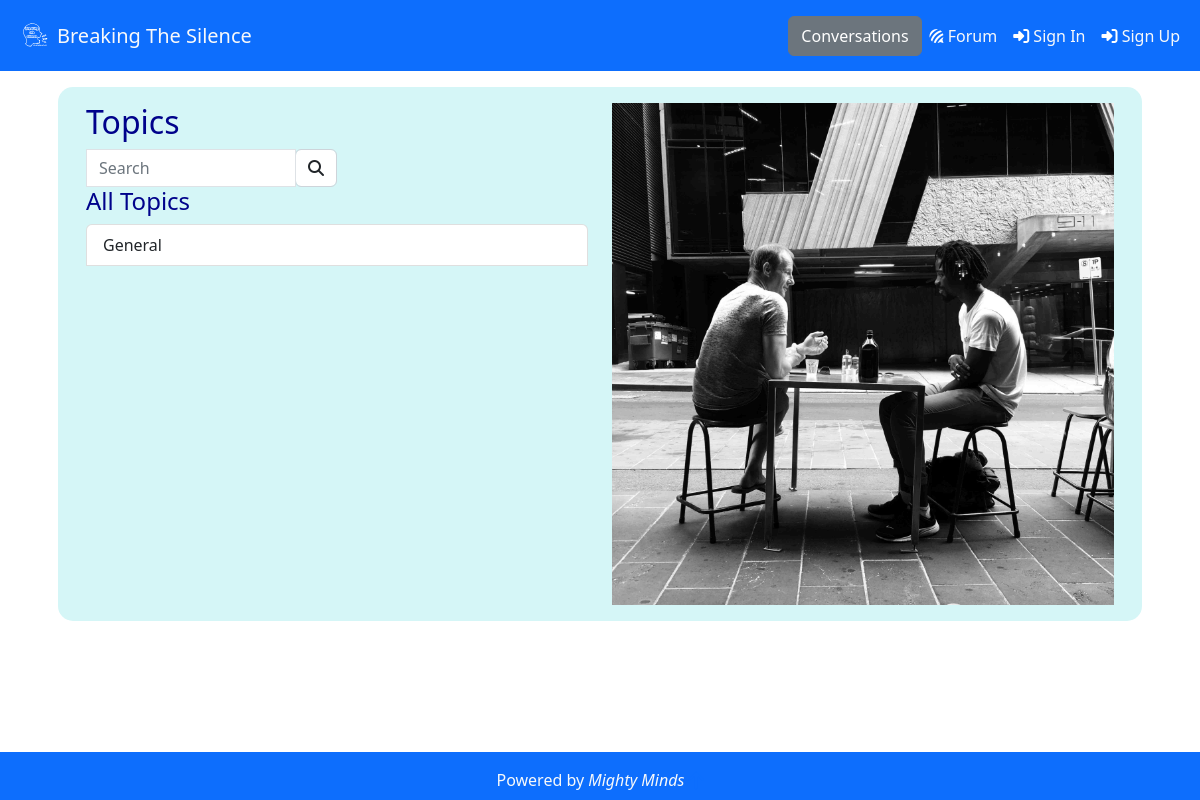
Before: /forum/ with the older database file.
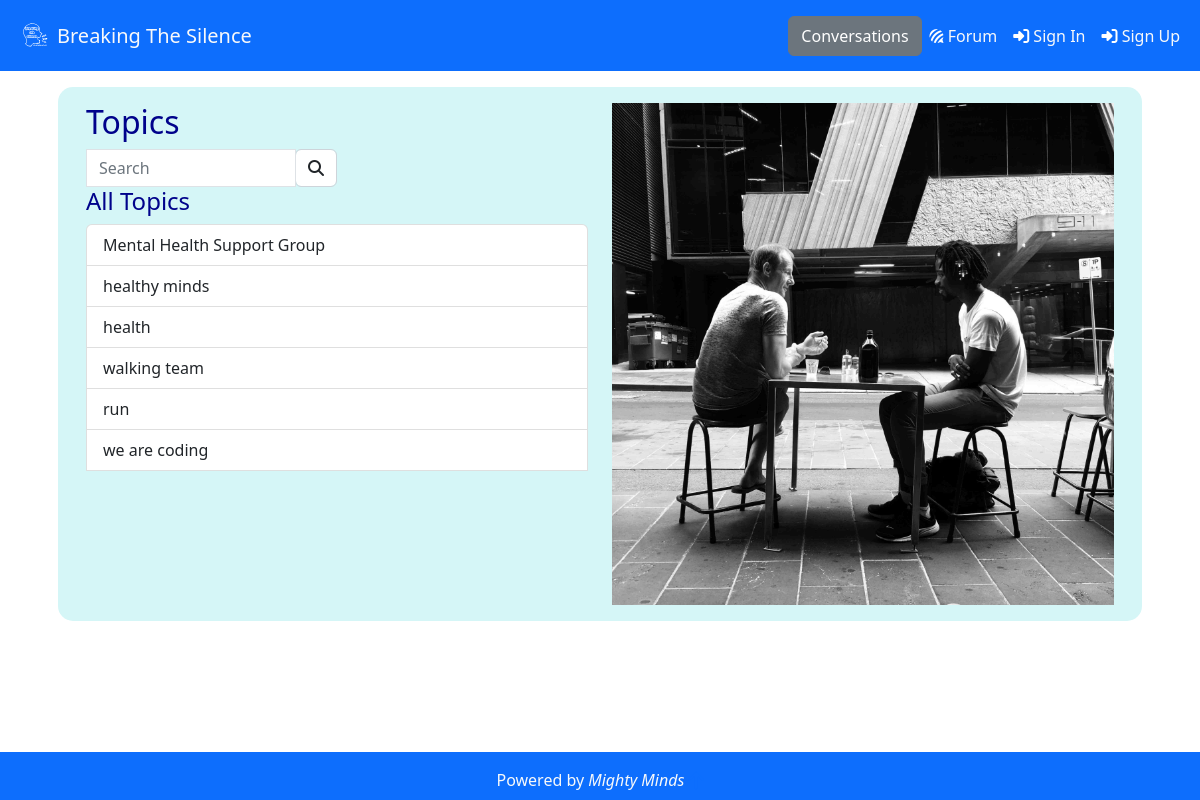
After: the same page with the newer database file.
### forum/models.py (models this page shows, shortened)
class Topic(models.Model):
    title = models.CharField(max_length=255)
    content = models.TextField(null=True, blank=True)
    is_private = models.BooleanField(default=False)
    created_by = models.ForeignKey(User, on_delete=models.CASCADE)
    created_at = models.DateTimeField(default=timezone.now)

### forum/views.py (the view, shortened to what this page needs)
# urls.py: path('', views.topics, name='topics'),
def topics(request):
    topics = Topic.objects.all()
    form = TopicForm()
    return render(request, 'forum/topics.html', {'topics': topics, 'form': form})

### forum/forms.py
class TopicForm(forms.ModelForm):
    class Meta:
        model = Topic
        fields = ['title', 'content']

### connections/contexts.py (called while the page is built)
def convo_context(request):
    conversations = []
    if request.user.is_authenticated:
        connections = Connection.objects.filter(Q(sender=request.user) | Q(receiver=request.user))
        conversations = Conversation.objects.filter(connection__in=connections)
    context = {
        'conversations': conversations,
    }
    return context

### home/contexts.py (called while the page is built)
def connect_context(request):
    if request.user.is_authenticated:
        connection_requests = Connection.objects.filter(
            receiver=request.user,
            status=0
            )
    else:
        connection_requests = []
    context = {
        'connection_requests': connection_requests,
    }
    return context

### forum/templates/forum/topics.html (shortened to what this page needs)
{% extends "base.html" %}
{% load crispy_forms_tags %}
{% block content %}
<section class="topics_section m-3 p-3">
    <div class="container">
        <div class="row">
            <div class="col-lg-6">
                <h2>Topics</h2>
                <form method="GET" action="{% url 'topics' %}" class="w-50">
                    <div class="input-group w-80">
                        <input class="form-control border border-black rounded-0" type="text" name="search"
                            placeholder="Search">
                        <div class="input-group-append">
                            <button class="form-control positive-button" type="submit">
                                <span class="icon">
                                    <i class="fas fa-search"></i>
                                </span>
                            </button>
                        </div>
                    </div>
                </form>
                <h4>All Topics</h4>
                <div class="list-group">
                    {% for topic in topics %}
                            <a class="list-group-item list-group-item-action" href="{% url 'topic_detail' topic_id=topic.id %}">{{ topic.title }}</a>
                    {% empty %}
                        <p>No topics found</p>
                    {% endfor %}
                    <br>
                </div>
            </div>
            <div class="col-lg-6">
                <img class="forum_image" src="/static/img/pexels.jpg" alt="two people chatting">
            </div>
        </div>
    </div>
</section>
{% endblock %}

Changed rows visible on the page:
removed Topic: title "General"
added Topic: title "Mental Health Support Group"
added Topic: title "healthy minds"
added Topic: title "health"
added Topic: title "walking team"
added Topic: title "run"
added Topic: title "we are coding"
